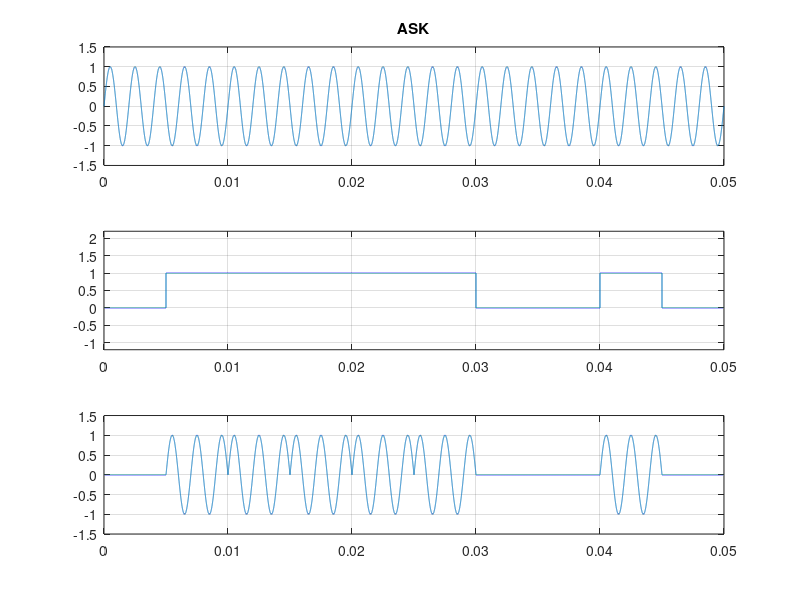
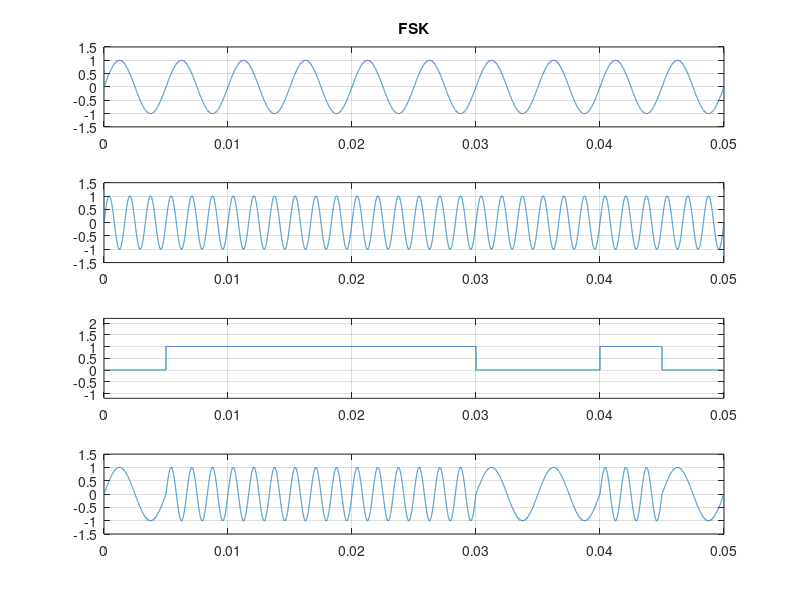

The MATLAB script that drew these images, in order:
% ASK / FSK 調變波形
% 產生 10 個隨機 bit，分別做 ASK（on-off）與 FSK（f1 = 200 Hz、f2 = 600 Hz）調變
% 輸出：載波、bit stream、調變後波形
clc;
clear;
A = 1;
f = 500;
T = 5*10^-3;
fs = 1e6;
num = 10;
m = randi([0 1],1,num);
t = 0 : 1/fs : T-1/fs;
t_total = 0 : 1/fs : (num*T)-1/fs;

digital_signal = [];
for i = 1:num
    digital_signal = [digital_signal, m(i)*ones(1, length(t))];
end
ask_signal = [];
for i = 1:num
    if m(i) == 1
        ask_signal = [ask_signal, A*sin(2*pi*f*t)];
    else
        ask_signal = [ask_signal, zeros(1, length(t))];
    end
end
f1 = 200;
f2 = 600;
t = 0:1/fs:T-1/fs;
t_total = 0:1/fs:(num*T)-1/fs;

digital_signal = [];
for i = 1:num
    digital_signal = [digital_signal, m(i)*ones(1, length(t))];
end

fsk_signal = [];
for i = 1:num
    if m(i) == 1
        fsk_signal = [fsk_signal, A*sin(2*pi*f2*t)];
    else
        fsk_signal = [fsk_signal, A*sin(2*pi*f1*t)];
    end
end

figure;
subplot(311);
plot(t_total, A*sin(2*pi*f*t_total));
ylim([-1.5 1.5]);
title('ASK');
grid on;
subplot(312);
plot(t_total, digital_signal);
ylim([-1.2 2.2]);
grid on;
subplot(313);
plot(t_total, ask_signal);
ylim([-1.5 1.5]);
grid on;

figure;
subplot(411);
plot(t_total, A*sin(2*pi*f1*t_total));
ylim([-1.5 1.5]);
grid on;
title('FSK');
subplot(412);
plot(t_total, A*sin(2*pi*f2*t_total));
ylim([-1.5 1.5]);
grid on;
subplot(413);
plot(t_total, digital_signal);
ylim([-1.2 2.2]);
grid on;
subplot(414);
plot(t_total, fsk_signal);
ylim([-1.5 1.5]);
grid on;
